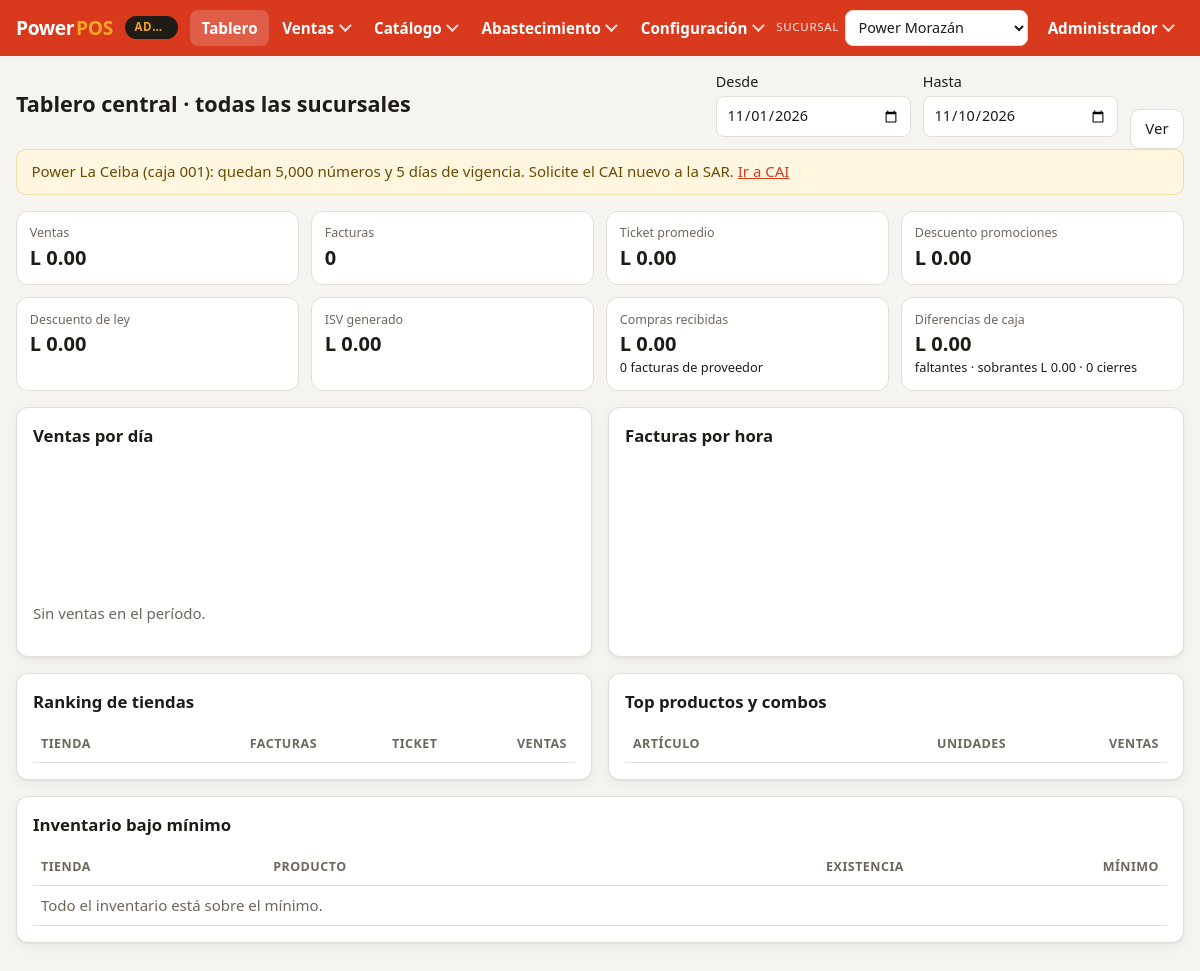
The app's page /index.php?p=erp (signed in) with its own data.
### tables this page shows
CREATE TABLE usuarios (
  id             INT UNSIGNED AUTO_INCREMENT PRIMARY KEY,
  tienda_id      INT UNSIGNED NULL COMMENT 'NULL = acceso a todas las tiendas',
  nombre         VARCHAR(100) NOT NULL,
  email          VARCHAR(120) NOT NULL UNIQUE,
  password_hash  VARCHAR(255) NOT NULL,
  rol            ENUM('ADMIN','GERENTE','CAJERO') NOT NULL DEFAULT 'CAJERO',
  activo         TINYINT(1) NOT NULL DEFAULT 1,
  FOREIGN KEY (tienda_id) REFERENCES tiendas(id)
);

CREATE TABLE tiendas (
  id                      INT UNSIGNED AUTO_INCREMENT PRIMARY KEY,
  codigo                  VARCHAR(10)  NOT NULL UNIQUE,
  nombre                  VARCHAR(100) NOT NULL,
  direccion               VARCHAR(255) NOT NULL,
  telefono                VARCHAR(30),
  codigo_establecimiento  CHAR(3)      NOT NULL COMMENT 'Código SAR del establecimiento (000)',
  activa                  TINYINT(1)   NOT NULL DEFAULT 1
);

### views/_layout.php (the view, shortened to what the rows shown need)
<?php
function layout_inicio(string $titulo, string $activo, PDO $db): void
{
    $u = Auth::usuario();
    $deTienda = Menu::esDeTienda($u);
    ?>
<!doctype html>
<html lang="es">
<head>
  <link rel="stylesheet" href="assets/app.css">
</head>
<body class="<?= $deTienda ? 'menu-tienda' : 'menu-admin' ?>">
<header class="barra">
  <nav class="nav" id="nav" aria-label="<?= $deTienda ? 'Menú de tienda' : 'Menú administrativo' ?>">
    <div class="nav-fin">
      <details class="grupo usuario">
        <summary><?= e($u['nombre']) ?></summary>
      </details>
    </div>
  </nav>
</header>
<main class="contenido">
<?php
}
function layout_fin(array $scripts = []): void
{
    ?>
</main>
</body>
</html>
<?php
}

### views/erp.php (shortened to what the rows shown need)
<?php
$desde = $_GET['desde'] ?? date('Y-m-01');
$hasta = $_GET['hasta'] ?? date('Y-m-d');
$soloTienda = $usuario['tienda_id'];
$filtro = 'v.estado = \'EMITIDA\' AND v.fecha >= ? AND v.fecha < DATE_ADD(?, INTERVAL 1 DAY)' . ($soloTienda ? ' AND v.tienda_id = ?' : '');
$params = array_merge([$desde, $hasta], $soloTienda ? [$soloTienda] : []);
$q = function (string $sql) use ($db, $params): array {
    $st = $db->prepare($sql);
    $st->execute($params);
    return $st->fetchAll();
};
$k = $q("SELECT COUNT(*) facturas, COALESCE(SUM(total),0) ventas, COALESCE(AVG(total),0) ticket,
                COALESCE(SUM(descuento_promos),0) promos, COALESCE(SUM(descuento_legal),0) legal,
                COALESCE(SUM(isv_15 + isv_18),0) isv
         FROM ventas v WHERE $filtro")[0];
$pT = array_merge([$desde, $hasta], $soloTienda ? [$soloTienda] : []);
$st = $db->prepare("SELECT COALESCE(SUM(total),0) total, COUNT(*) n FROM compras
    WHERE estado = 'RECIBIDA' AND fecha_documento BETWEEN ? AND ?" . ($soloTienda ? ' AND tienda_id = ?' : ''));
$st->execute($pT);
$comprasK = $st->fetch();
$st = $db->prepare("SELECT COALESCE(SUM(LEAST(diferencia,0)),0) faltantes, COALESCE(SUM(GREATEST(diferencia,0)),0) sobrantes, COUNT(*) n
    FROM turnos_caja WHERE estado = 'CERRADO' AND cierre >= ? AND cierre < DATE_ADD(?, INTERVAL 1 DAY)" . ($soloTienda ? ' AND tienda_id = ?' : ''));
$st->execute($pT);
$cajaK = $st->fetch();
$caiAlertas = (new App\Configuracion\CaiService($db))->alertas(
    (int) $soloTienda, App\Support\Parametros::entero('cai_alerta_dias'), App\Support\Parametros::entero('cai_alerta_facturas')
);
require __DIR__ . '/_layout.php';
layout_inicio('Tablero ERP', 'erp', $db);
?>
<div class="fila-entre">
  <h1><?= $soloTienda ? 'Reporte de la tienda' : 'Tablero central · todas las sucursales' ?></h1>
  <form class="fila" method="get">
  </form>
</div>
<?php foreach ($caiAlertas as $a): ?>
  <div class="aviso <?= $a['nivel'] === 'error' ? 'error' : '' ?>" role="status"><?= e($a['mensaje']) ?>
    <?php if ($usuario['rol'] === 'ADMIN'): ?><a href="index.php?p=configuracion&s=cai&tienda=<?= (int) $a['tienda_id'] ?>">Ir a CAI</a><?php endif; ?></div>
<?php endforeach; ?>
<div class="kpis ocho">
  <div class="kpi"><span>Ventas</span><b><?= lps($k['ventas']) ?></b></div>
  <div class="kpi"><span>Facturas</span><b><?= number_format((int) $k['facturas']) ?></b></div>
  <div class="kpi"><span>Ticket promedio</span><b><?= lps((int) round($k['ticket'])) ?></b></div>
  <div class="kpi"><span>Descuento promociones</span><b><?= lps($k['promos']) ?></b></div>
  <div class="kpi"><span>Descuento de ley</span><b><?= lps($k['legal']) ?></b></div>
  <div class="kpi"><span>ISV generado</span><b><?= lps($k['isv']) ?></b></div>
  <div class="kpi"><span>Compras recibidas</span><b><?= lps($comprasK['total']) ?></b><small><?= (int) $comprasK['n'] ?> facturas de proveedor</small></div>
  <div class="kpi"><span>Diferencias de caja</span><b class="<?= $cajaK['faltantes'] ? 'mal-txt' : '' ?>"><?= lps((int) $cajaK['faltantes']) ?></b>
    <small>faltantes · sobrantes <?= lps((int) $cajaK['sobrantes']) ?> · <?= (int) $cajaK['n'] ?> cierres</small></div>
</div>
<div class="columnas">
  <section class="tarjeta">
    <h2>Ventas por día</h2>
  </section>
  <section class="tarjeta">
    <h2>Facturas por hora</h2>
  </section>
</div>
<div class="columnas">
  <section class="tarjeta">
    <h2>Ranking de tiendas</h2>
    <div class="tabla-scroll"><table class="tabla">
      <thead><tr><th>Tienda</th><th class="num">Facturas</th><th class="num">Ticket</th><th class="num">Ventas</th></tr></thead>
    </table></div>
  </section>
  <section class="tarjeta">
    <h2>Top productos y combos</h2>
    <div class="tabla-scroll"><table class="tabla">
      <thead><tr><th>Artículo</th><th class="num">Unidades</th><th class="num">Ventas</th></tr></thead>
    </table></div>
  </section>
</div>
<section class="tarjeta">
  <h2>Inventario bajo mínimo</h2>
  <div class="tabla-scroll"><table class="tabla">
    <thead><tr><th>Tienda</th><th>Producto</th><th class="num">Existencia</th><th class="num">Mínimo</th></tr></thead>
  </table></div>
</section>
<?php layout_fin(); ?>

### records on screen
usuarios: nombre "Administrador"
tiendas: mensaje "Power La Ceiba (caja 001): quedan 5,000 números y 5 días de vigencia. Solicite el CAI nuevo a la SAR."

### other values on screen
$item['texto'] "Tablero"
$item['texto'] "Ventas"
$item['texto'] "Catálogo"
$item['texto'] "Abastecimiento"
$item['texto'] "Configuración"
lps($k['ventas']) "L 0.00"
$k['facturas'] "0"
lps((int) round($k['ticket'])) "L 0.00"
lps($k['promos']) "L 0.00"
lps($k['legal']) "L 0.00"
lps($k['isv']) "L 0.00"
lps($comprasK['total']) "L 0.00"
$comprasK['n'] "0"
lps((int) $cajaK['faltantes']) "L 0.00"
lps((int) $cajaK['sobrantes']) "L 0.00"
